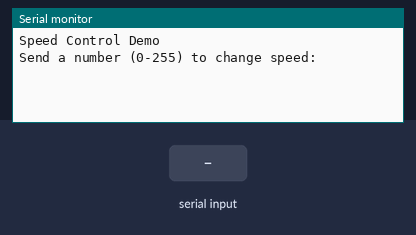
Bench run of a sketch on a simulated Arduino Uno, built with avr-gcc and run on an emulated ATmega328P. Parts: the last lines printed to the serial monitor. Inputs (shaded band) come from the test bench.

Above: at 1.2 s.
1.3 s: "90,45\n" received over Serial
At 2.1 s:
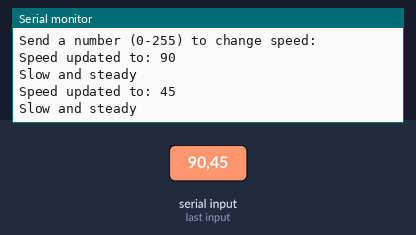
2.8 s: "30,150\n" received over Serial
At 4.8 s:
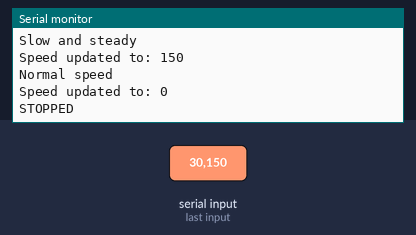
Timing chart, 0 to 6.3 s (numbered marks = the images above; inputs shaded):
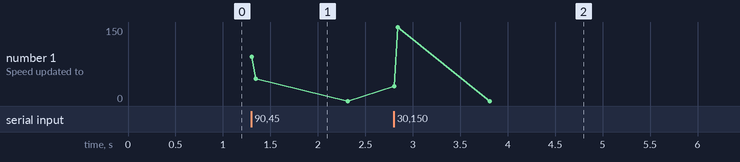

Measured:
- after the input at 1.3 s, the serial monitor: prints a new line at once (image 1)
- after the input at 2.8 s, the serial monitor: prints a new line at once (image 2)

The sketch:

4_parseint_speed.ino
```cpp
int robotSpeed = 100;

void setup() {
    Serial.begin(9600);
    Serial.println("Speed Control Demo");
    Serial.println("Send a number (0-255) to change speed:");
}

void loop() {
    if (Serial.available() > 0) {
        int newSpeed = Serial.parseInt();
        if (newSpeed >= 0 && newSpeed <= 255) {
            robotSpeed = newSpeed;
            Serial.print("Speed updated to: ");
            Serial.println(robotSpeed);
            if (robotSpeed > 200) {
                Serial.println("TURBO MODE!");
            } else if (robotSpeed > 100) {
                Serial.println("Normal speed");
            } else if (robotSpeed > 0) {
                Serial.println("Slow and steady");
            } else {
                Serial.println("STOPPED");
            }
        } else {
            Serial.println("Invalid speed! Use 0-255");
        }
    }
}
```
